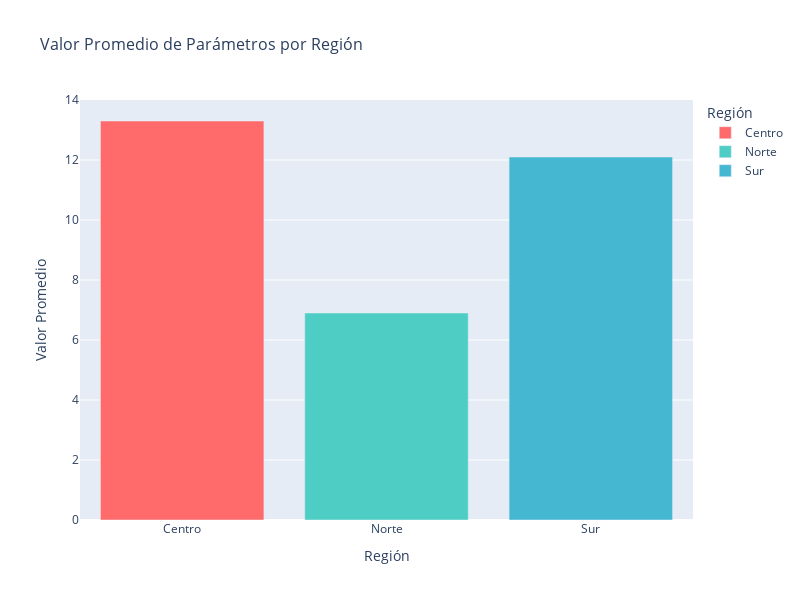

The notebook cell saved with this chart:
### Code cell
# 3. Análisis de parámetros por región (simulado)
print("📈 Creando análisis de parámetros ambientales...")

# Simular regiones basadas en coordenadas
def asignar_region(lat, lon):
    if lat > -33:
        return "Norte"
    elif lat > -38:
        return "Centro"
    else:
        return "Sur"

df_validas['region_estimada'] = df_validas.apply(
    lambda row: asignar_region(row['latitud_geocodificada'], row['longitud_geocodificada']), 
    axis=1
)

# Crear gráfico de barras por región
fig_regiones = px.bar(
    df_validas.groupby('region_estimada')['valor_ejemplo'].mean().reset_index(),
    x='region_estimada',
    y='valor_ejemplo',
    title='Valor Promedio de Parámetros por Región',
    labels={'valor_ejemplo': 'Valor Promedio', 'region_estimada': 'Región'},
    color='region_estimada',
    color_discrete_sequence=['#FF6B6B', '#4ECDC4', '#45B7D1']
)

fig_regiones.update_layout(
    showlegend=False,
    height=400,
    title_font_size=16
)

# Usar el sistema de visualizaciones
mostrar_grafico_demo(fig_regiones, "analisis_regional_parametros")

print("✅ Análisis regional completado")

### Figure 1 — Plotly figure (JSON) as saved in the notebook; plotly's stock layout.template omitted (floating-point values rounded to 4 significant figures)
{"data": [{"hovertemplate": "Región=%{x}<br>Valor Promedio=%{y}<extra></extra>", "legendgroup": "Centro", "marker": {"color": "#FF6B6B", "pattern": {"shape": ""}}, "name": "Centro", "orientation": "v", "showlegend": true, "textposition": "auto", "type": "bar", "x": ["Centro"], "xaxis": "x", "y": [13.3], "yaxis": "y"}, {"hovertemplate": "Región=%{x}<br>Valor Promedio=%{y}<extra></extra>", "legendgroup": "Norte", "marker": {"color": "#4ECDC4", "pattern": {"shape": ""}}, "name": "Norte", "orientation": "v", "showlegend": true, "textposition": "auto", "type": "bar", "x": ["Norte"], "xaxis": "x", "y": [6.9], "yaxis": "y"}, {"hovertemplate": "Región=%{x}<br>Valor Promedio=%{y}<extra></extra>", "legendgroup": "Sur", "marker": {"color": "#45B7D1", "pattern": {"shape": ""}}, "name": "Sur", "orientation": "v", "showlegend": true, "textposition": "auto", "type": "bar", "x": ["Sur"], "xaxis": "x", "y": [12.1], "yaxis": "y"}], "layout": {"barmode": "relative", "height": 600, "legend": {"title": {"text": "Región"}, "tracegroupgap": 0}, "showlegend": true, "title": {"font": {"size": 16}, "text": "Valor Promedio de Parámetros por Región"}, "width": 800, "xaxis": {"anchor": "y", "categoryarray": ["Centro", "Norte", "Sur"], "categoryorder": "array", "domain": [0, 1], "title": {"text": "Región"}}, "yaxis": {"anchor": "x", "domain": [0, 1], "title": {"text": "Valor Promedio"}}}}
